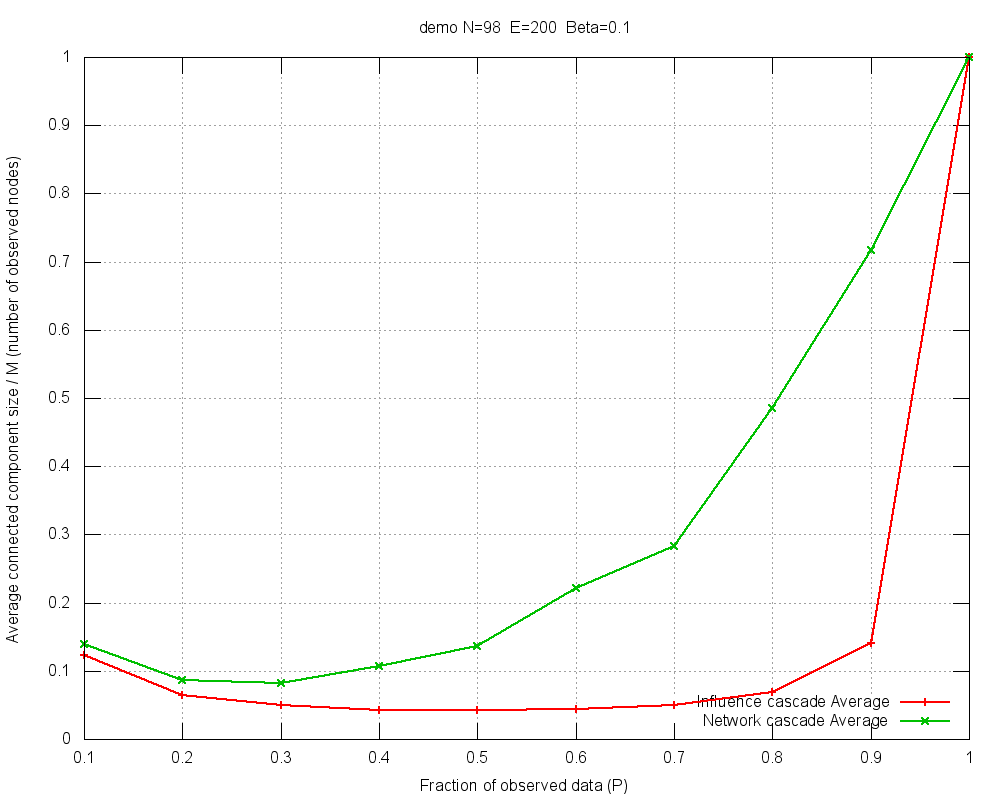

Generate this figure with gnuplot:
#
# demo N=98  E=200  Beta=0.1 (Thu Mar 20 14:49:29 2014)
#

set title "demo N=98  E=200  Beta=0.1"
set key bottom right
set autoscale
set grid
set xlabel "Fraction of observed data (P)"
set ylabel "Average connected component size / M (number of observed nodes)"
set tics scale 2
set terminal png size 1000,800
set output 'avgSz-demo-B010.png'
plot 	"avgSz-demo-B010.tab" using 1:3 title "Influence cascade Average" with linespoints lw 2,\
	"avgSz-demo-B010.tab" using 1:2 title "Network cascade Average" with linespoints lw 2
